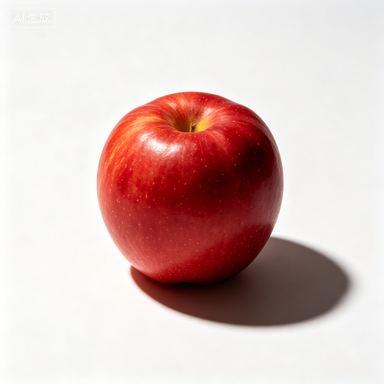
#> input picture 01_TRELLIS2_core/inputs/B.jpg, 384 x 384 px, given in place of ., which was not available
$ python -i estimate_camera.py   (imports and definitions only)
#> lines starting #> are read from the running program, lines starting #| are printed output that depends on the picture; pictures that were not available may be replaced by others from this repository, and a replacement may not be noted
### video_to_3d/utils/camera.py
"""Camera model, projection, and unprojection utilities."""

import json
import numpy as np
from pathlib import Path
from typing import Optional

# [68 lines left out: functions pinhole_projection, unproject_points, not called in this run]


def estimate_focal_length(image_width: int, image_height: int, fov_degrees: float = 60.0) -> float:
    """Estimate focal length from image dimensions and assumed FOV.

    Args:
        image_width: Width in pixels
        image_height: Height in pixels
        fov_degrees: Assumed horizontal field of view

    Returns:
        Focal length in pixels
    """
    fov_rad = np.radians(fov_degrees)
    focal = image_width / (2.0 * np.tan(fov_rad / 2.0))
    return focal


def build_intrinsics(fx: float, fy: float, cx: float, cy: float) -> np.ndarray:
    """Build a 3x3 pinhole intrinsic matrix."""
    return np.array([
        [fx, 0, cx],
        [0, fy, cy],
        [0,  0,  1],
    ], dtype=np.float64)


# [20 lines left out: functions save_cameras, load_cameras, not called in this run]

### video_to_3d/stages/estimate_camera.py
"""Stage 3: Estimate camera poses for object-centric capture.

Primary method: circular trajectory assumption — cameras distributed on
an arc around the object, always pointing inward. This is robust for
textureless objects (cups, furniture, etc.) where SIFT feature matching fails.

Fallback: SIFT + essential matrix for general capture patterns.
"""

import cv2
import numpy as np
from pathlib import Path

from video_to_3d.utils.camera import build_intrinsics, save_cameras, estimate_focal_length
from video_to_3d.utils.validation import check_file_exists


# [139 lines left out: functions circular_camera_poses, _match_features, _sift_camera_poses, not called in this run]


def run(
    image_paths: list[Path],
    output_dir: Path,
    focal_length_guess: float | None = None,
    method: str = "auto",
    circular_angle: float = 270.0,
) -> dict:
    """Estimate camera poses for a set of ordered images.

    Strategy:
        - "auto" (default): try SIFT first. If average inlier rate is low
          (< 30 matched features per pair), fall back to circular assumption.
        - "circular": assume cameras on an arc around the object.
        - "sift": force SIFT sequential matching.

    Args:
        image_paths: List of paths to raw input images (ordered by capture)
        output_dir: Base output directory
        focal_length_guess: Optional focal length in pixels
        method: "auto" | "circular" | "sift"
        circular_angle: Total arc angle for circular method (degrees)

    Returns:
        dict with cameras dict and summary
    """
#> called with image_paths = '../../01_TRELLIS2_core/inputs/B.jpg', output_dir = 'out.png', method = 'auto', circular_angle = 270
    print(f"Estimating camera poses for {len(image_paths)} frames (method={method})...")

    first_img = cv2.imread(str(image_paths[0]))
#> first_img is the input picture: shape (384, 384, 3); mean B, G, R 188.5, 191.3, 216.2
    if first_img is None:
        raise RuntimeError(f"Cannot read first image: {image_paths[0]}")
    H, W = first_img.shape[:2]
#> H = 384; W = 384

    if focal_length_guess is None or focal_length_guess <= 0:
        focal_length_guess = estimate_focal_length(W, H)
#> focal_length_guess = 332.6
        print(f"  Estimated focal length: {focal_length_guess:.1f} px (from {W}x{H} image)")
#|   Estimated focal length: 332.6 px (from 384x384 image)

    cx, cy = W / 2.0, H / 2.0
#> cx = 192; cy = 192
    K = build_intrinsics(focal_length_guess, focal_length_guess, cx, cy)

    num_images = len(image_paths)

    # Decide method
    use_circular = (method == "circular")

    if method == "auto":
        # Try SIFT, assess quality
        sift = cv2.SIFT_create()
        total_features = 0
        for path in image_paths:
            img = cv2.imread(str(path))
            gray = cv2.cvtColor(img, cv2.COLOR_BGR2GRAY)
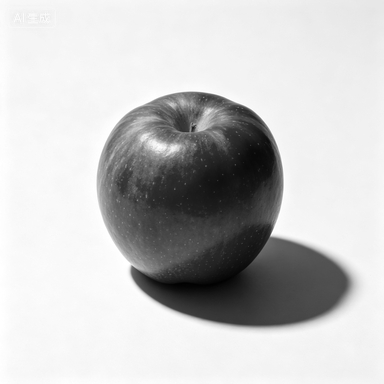
#> gray: shape (384, 384); min 1, max 255, mean 198.5
            kp = sift.detect(gray, None)
#> kp = 66 keypoints; strongest (x, y, size): (312, 288, 47.9), (297, 218, 37.8), (205, 99, 10.5), (163, 149, 18.2)
            total_features += len(kp)
#> total_features = 66
#> pass 3 of the loop in run, `for path in image_paths:`:
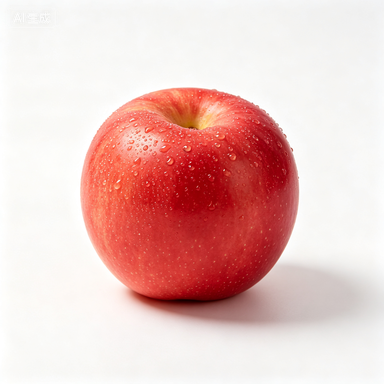
#> input picture 01_TRELLIS2_core/inputs/C.jpg, 384 x 384 px, given in place of , which was not available
#> in run, img is the input picture: shape (384, 384, 3); mean B, G, R 193, 196.3, 233.3
#> in run, `gray = cv2.cvtColor(img, cv2.COLOR_BGR2GRAY)`:
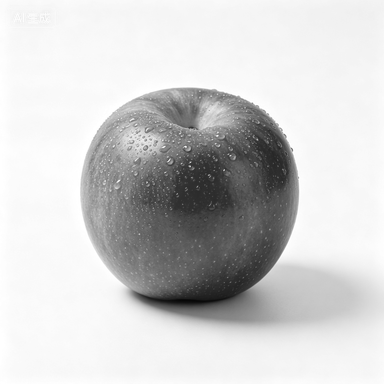
#> gray: shape (384, 384); min 7, max 255, mean 207
#> kp = 90 keypoints; strongest (x, y, size): (189, 149, 2), (180, 108, 27), (234, 158, 1.9), (212, 120, 19.3)
#> total_features = 222
#> the loop made 8 passes; the first 3 are shown
        avg_features = total_features / num_images
        print(f"  Avg SIFT features per frame: {avg_features:.0f}")

        if avg_features < 200:
            print(f"  Low feature count ({avg_features:.0f} < 200) — switching to circular assumption")
            use_circular = True
        else:
            print(f"  Sufficient features — using SIFT sequential matching")

    if use_circular:
        rotations, translations = circular_camera_poses(
            num_images, total_angle_deg=circular_angle
        )
        success_flags = [True] * num_images
        method_used = f"circular_{circular_angle}deg"
        print(f"  Circular trajectory: {circular_angle}° arc, {num_images} cameras")
    else:
        rotations, translations, success_flags, match_counts = _sift_camera_poses(
            image_paths, K
        )
        method_used = "sift_sequential"
        for i, mc in enumerate(match_counts):
            print(f"  Frames {i}->{i+1}: {mc} matches")
        print(f"  Successful poses: {sum(success_flags)}/{num_images}")

    # Build output
    frames_data = []
    for i, path in enumerate(image_paths):
        frames_data.append({
            "image": str(path.relative_to(output_dir)),
            "index": i,
            "rotation": rotations[i].tolist(),
            "translation": translations[i].tolist(),
            "success": success_flags[i],
        })

    cameras = {
        "method": method_used,
        "intrinsics": {
            "model": "PINHOLE",
            "width": W,
            "height": H,
            "fx": float(K[0, 0]),
            "fy": float(K[1, 1]),
            "cx": float(K[0, 2]),
            "cy": float(K[1, 2]),
        },
        "num_frames": num_images,
        "frames": frames_data,
    }

    cameras_path = output_dir / "cameras.json"
    save_cameras(cameras, cameras_path)
    print(f"Camera poses saved to: {cameras_path}")

    return {
        "cameras": cameras,
        "cameras_path": cameras_path,
        "summary": {"num_frames": num_images, "successful_poses": sum(success_flags)},
        "rotations": rotations,
        "translations": translations,
    }

#> (the run stopped early here; a loop or call above may not have finished)
